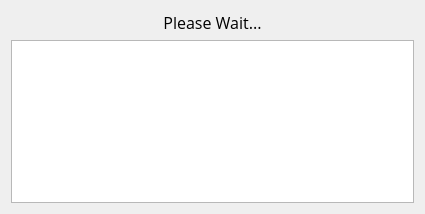
<?xml version="1.0" encoding="UTF-8"?>
<ui version="4.0">
 <class>Form</class>
 <widget class="QWidget" name="Form">
  <property name="geometry">
   <rect>
    <x>0</x>
    <y>0</y>
    <width>425</width>
    <height>214</height>
   </rect>
  </property>
  <property name="font">
   <font>
    <family>Open Sans</family>
    <pointsize>12</pointsize>
   </font>
  </property>
  <property name="windowTitle">
   <string>Form</string>
  </property>
  <layout class="QGridLayout" name="gridLayout">
   <item row="0" column="0">
    <layout class="QVBoxLayout" name="verticalLayout">
     <item>
      <widget class="QLabel" name="label_header">
       <property name="text">
        <string>Please Wait...</string>
       </property>
       <property name="alignment">
        <set>Qt::AlignCenter</set>
       </property>
      </widget>
     </item>
     <item>
      <widget class="QTextBrowser" name="textBrowser"/>
     </item>
    </layout>
   </item>
  </layout>
 </widget>
 <resources/>
 <connections/>
</ui>
